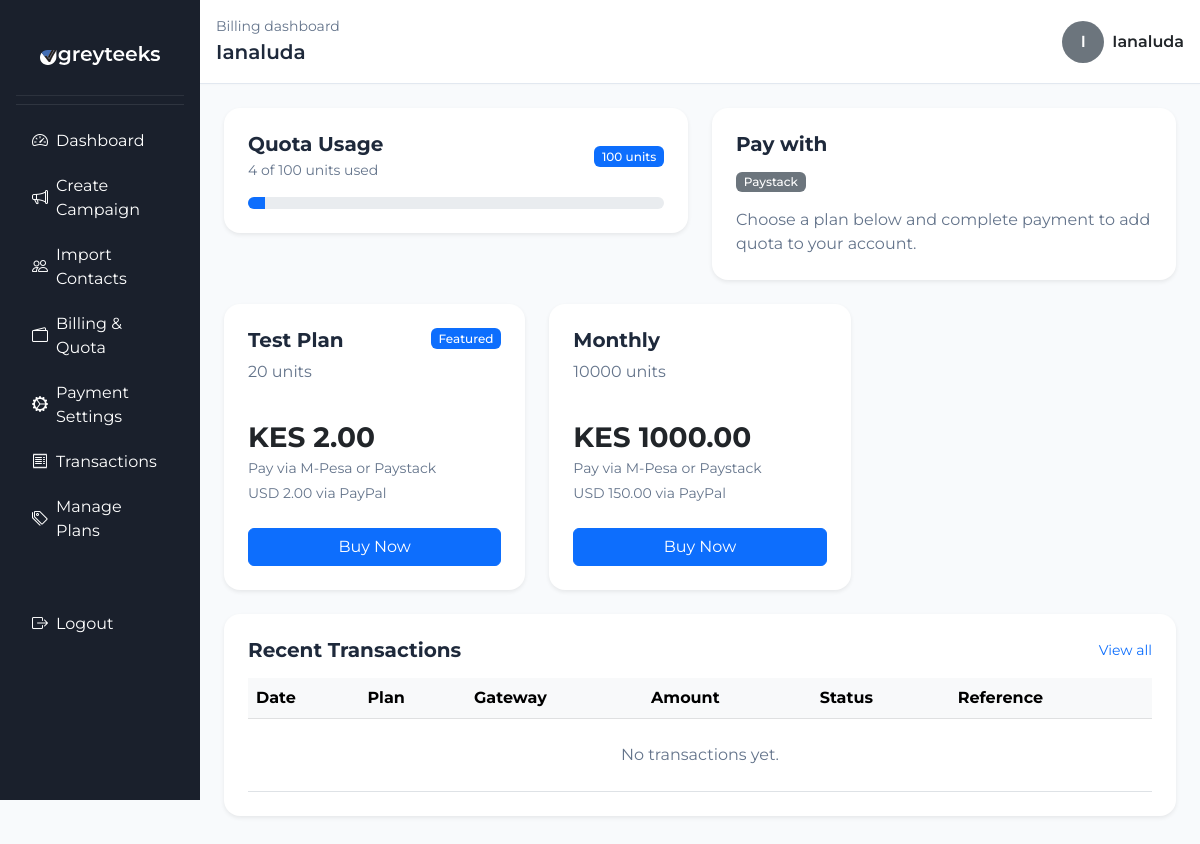
Before: /billing/ (signed in) with the older database file.
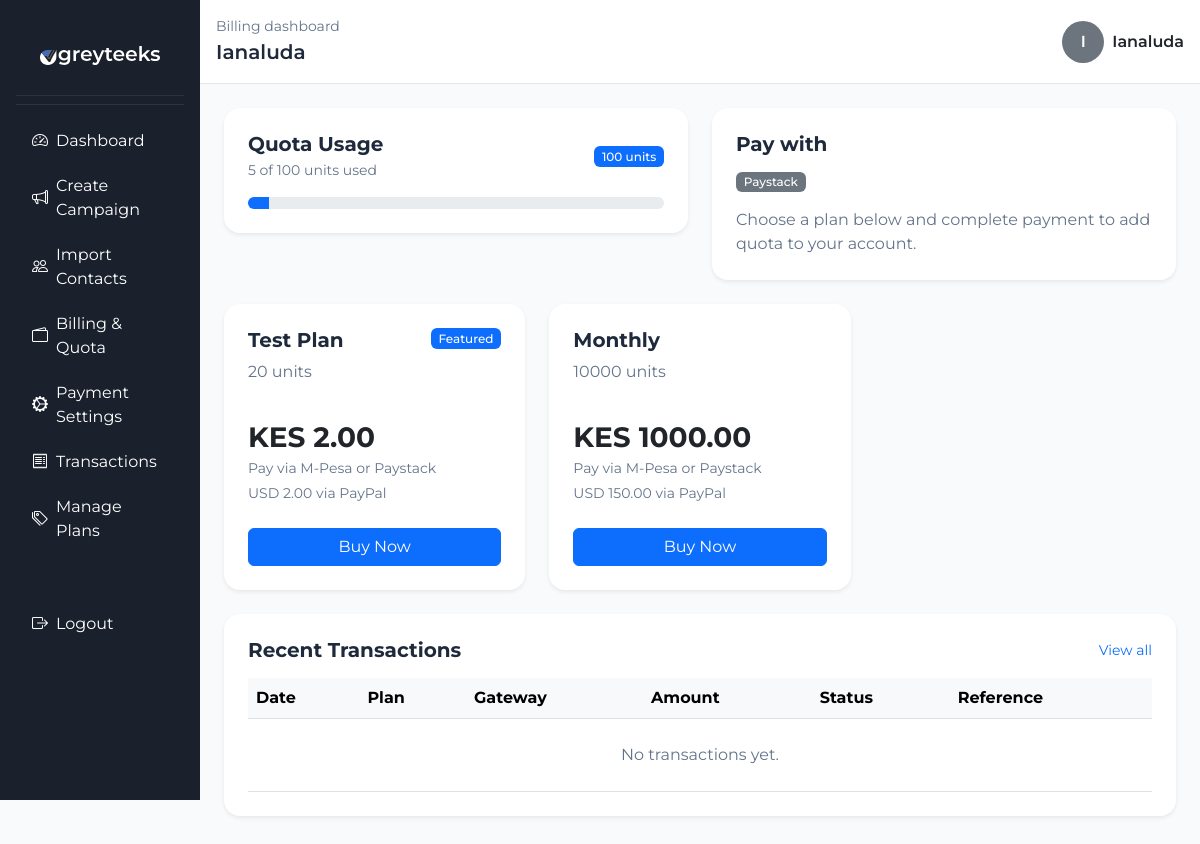
After: the same page with the newer database file.
### accounts/models.py (models this page shows, shortened)
class UserQuota(models.Model):
    user = models.OneToOneField(settings.AUTH_USER_MODEL, on_delete=models.CASCADE, related_name='quota')
    max_units = models.PositiveIntegerField(default=100)
    units_used = models.PositiveIntegerField(default=0)

### billing/views.py (the view)
# urls.py: path('', views.billing_home, name='billing_home'),
@login_required
def billing_home(request):
    plans = PricingPlan.objects.filter(is_active=True).order_by('price_kes')
    gateways = PaymentGatewayConfig.objects.filter(is_active=True).order_by('gateway')
    user_quota = getattr(request.user, 'quota', None)
    if user_quota is None:
        from accounts.models import UserQuota
        user_quota, _ = UserQuota.objects.get_or_create(user=request.user)
    transactions = PaymentTransaction.objects.filter(user=request.user).order_by('-created_at')[:10]
    used_units = user_quota.units_used or 0
    max_units = user_quota.max_units or 0
    quota_percent = 0
    if max_units > 0:
        quota_percent = min(100, int(round((used_units / max_units) * 100)))
    context = {
        'plans': plans,
        'gateways': gateways,
        'user_quota': user_quota,
        'transactions': transactions,
        'quota_percent': quota_percent,
    }
    return render(request, 'billing/billing_home.html', context)

### templates/billing/billing_home.html (shortened to what the changed rows need)
{% load static %}
<!DOCTYPE html>
<html lang="en">
<head>
    <link href="https://cdn.jsdelivr.net/npm/bootstrap@5.3.0/dist/css/bootstrap.min.css" rel="stylesheet">
    <link rel="stylesheet" href="https://cdn.jsdelivr.net/npm/bootstrap-icons@1.11.3/font/bootstrap-icons.min.css">
    <link rel="stylesheet" href="{% static 'css/dashboard.css' %}">
</head>
<body>
    <div class="container-fluid">
        <div class="row">
            <main class="col-md-10 p-0">
                <div class="dashboard-content p-4">
                    <div class="row g-4 mb-4">
                        <div class="col-md-6">
                            <div class="card border-0 shadow-sm p-4 rounded-4">
                                <div class="d-flex justify-content-between align-items-center mb-3">
                                    <div>
                                        <h5 class="fw-bold mb-1">Quota Usage</h5>
                                        <div class="small text-muted">{{ user_quota.units_used|default:0 }} of {{ user_quota.max_units|default:0 }} units used</div>
                                    </div>
                                    <span class="badge bg-primary">{{ user_quota.max_units|default:0 }} units</span>
                                </div>
                                <div class="progress" style="height: 12px;">
                                    <div class="progress-bar bg-primary" role="progressbar"
                                        style="width: {{ quota_percent }}%;"
                                        aria-valuenow="{{ user_quota.units_used|default:0 }}"
                                        aria-valuemin="0"
                                        aria-valuemax="{{ user_quota.max_units|default:1 }}">
                                    </div>
                                </div>
                            </div>
                        </div>
                    </div>
                    <div class="card border-0 shadow-sm rounded-4 p-4 mb-4">
                        <div class="table-responsive">
                            <table class="table table-hover align-middle mb-0">
                                <thead class="table-light">
                                    <tr>
                                        <th>Date</th>
                                        <th>Plan</th>
                                        <th>Gateway</th>
                                        <th>Amount</th>
                                        <th>Status</th>
                                        <th>Reference</th>
                                    </tr>
                                </thead>
                            </table>
                        </div>
                    </div>
                </div>
            </main>
        </div>
    </div>
</body>
</html>

Changed rows visible on the page:
changed UserQuota: units_used "4" → "5"
